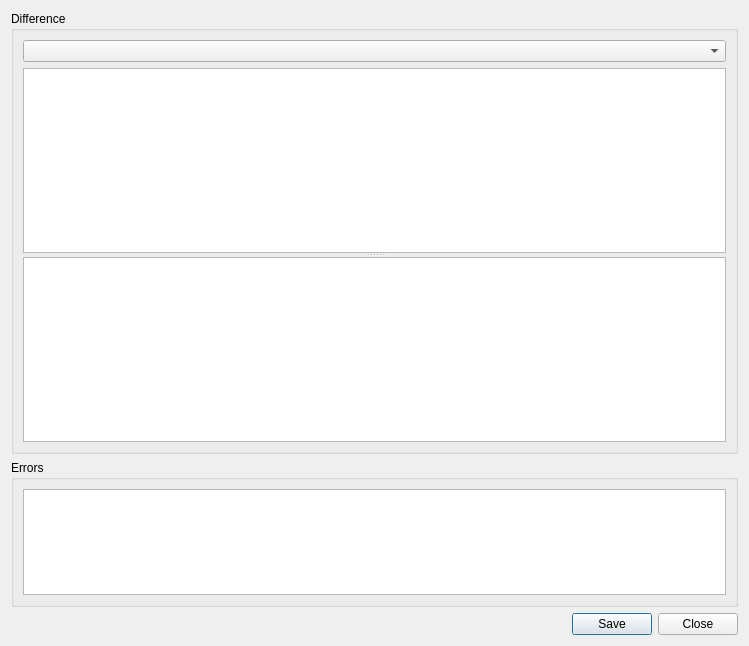
<?xml version="1.0" encoding="UTF-8"?>
<ui version="4.0">
 <class>GitDiffDialog</class>
 <widget class="QWidget" name="GitDiffDialog">
  <property name="geometry">
   <rect>
    <x>0</x>
    <y>0</y>
    <width>749</width>
    <height>646</height>
   </rect>
  </property>
  <property name="windowTitle">
   <string>Git Diff</string>
  </property>
  <layout class="QVBoxLayout" name="verticalLayout_2">
   <item>
    <widget class="QGroupBox" name="contentsGroup">
     <property name="sizePolicy">
      <sizepolicy hsizetype="Preferred" vsizetype="Preferred">
       <horstretch>0</horstretch>
       <verstretch>3</verstretch>
      </sizepolicy>
     </property>
     <property name="title">
      <string>Difference</string>
     </property>
     <layout class="QVBoxLayout" name="verticalLayout">
      <item>
       <widget class="QComboBox" name="filesCombo"/>
      </item>
      <item>
       <widget class="QSplitter" name="splitter">
        <property name="orientation">
         <enum>Qt::Vertical</enum>
        </property>
        <widget class="QPlainTextEdit" name="contents">
         <property name="whatsThis">
          <string>&lt;b&gt;Git Diff&lt;/b&gt;&lt;p&gt;This shows the output of the git diff command.&lt;/p&gt;</string>
         </property>
         <property name="lineWrapMode">
          <enum>QPlainTextEdit::NoWrap</enum>
         </property>
         <property name="readOnly">
          <bool>true</bool>
         </property>
         <property name="tabStopDistance">
          <double>8.000000000000000</double>
         </property>
        </widget>
        <widget class="QPlainTextEdit" name="contents2">
         <property name="whatsThis">
          <string>&lt;b&gt;Git Diff&lt;/b&gt;&lt;p&gt;This shows the output of the git diff command (stage to repo) if the dialog was asked to show separate diffs.&lt;/p&gt;</string>
         </property>
         <property name="lineWrapMode">
          <enum>QPlainTextEdit::NoWrap</enum>
         </property>
         <property name="readOnly">
          <bool>true</bool>
         </property>
         <property name="tabStopDistance">
          <double>8.000000000000000</double>
         </property>
        </widget>
       </widget>
      </item>
     </layout>
    </widget>
   </item>
   <item>
    <widget class="QGroupBox" name="errorGroup">
     <property name="sizePolicy">
      <sizepolicy hsizetype="Preferred" vsizetype="Expanding">
       <horstretch>0</horstretch>
       <verstretch>1</verstretch>
      </sizepolicy>
     </property>
     <property name="title">
      <string>Errors</string>
     </property>
     <layout class="QVBoxLayout">
      <item>
       <widget class="QTextEdit" name="errors">
        <property name="readOnly">
         <bool>true</bool>
        </property>
        <property name="acceptRichText">
         <bool>false</bool>
        </property>
       </widget>
      </item>
     </layout>
    </widget>
   </item>
   <item>
    <widget class="QDialogButtonBox" name="buttonBox">
     <property name="orientation">
      <enum>Qt::Horizontal</enum>
     </property>
     <property name="standardButtons">
      <set>QDialogButtonBox::Close|QDialogButtonBox::Save</set>
     </property>
    </widget>
   </item>
  </layout>
 </widget>
 <tabstops>
  <tabstop>filesCombo</tabstop>
  <tabstop>contents</tabstop>
  <tabstop>contents2</tabstop>
  <tabstop>errors</tabstop>
 </tabstops>
 <resources/>
 <connections>
  <connection>
   <sender>buttonBox</sender>
   <signal>rejected()</signal>
   <receiver>GitDiffDialog</receiver>
   <slot>close()</slot>
   <hints>
    <hint type="sourcelabel">
     <x>197</x>
     <y>624</y>
    </hint>
    <hint type="destinationlabel">
     <x>201</x>
     <y>645</y>
    </hint>
   </hints>
  </connection>
 </connections>
</ui>
